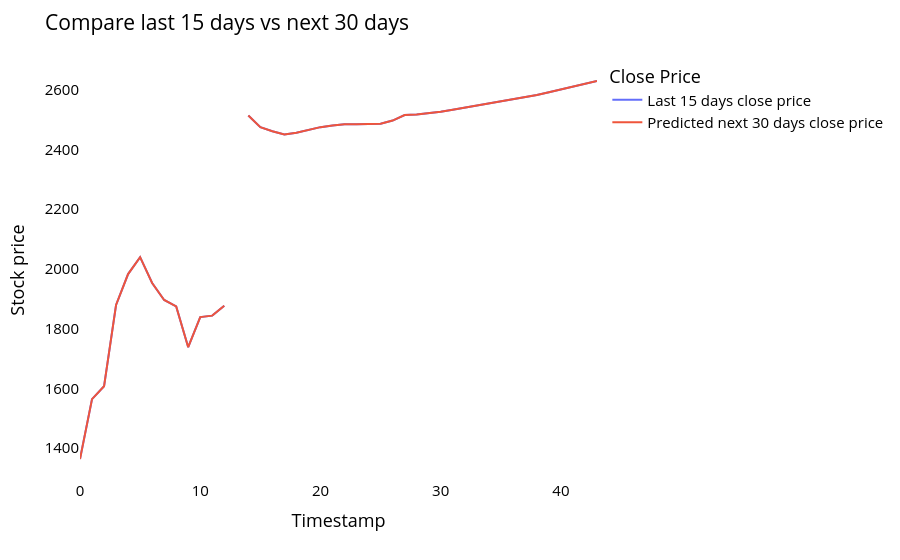

The notebook cell saved with this chart:
### Code cell
temp_mat = np.empty((len(last_days)+pred_days+1,1))
temp_mat[:] = np.nan
temp_mat = temp_mat.reshape(1,-1).tolist()[0]

last_original_days_value = temp_mat
next_predicted_days_value = temp_mat

last_original_days_value[0:time_step+1] = scaler.inverse_transform(closedf[len(closedf)-time_step:]).reshape(1,-1).tolist()[0]
next_predicted_days_value[time_step+1:] = scaler.inverse_transform(np.array(lst_output).reshape(-1,1)).reshape(1,-1).tolist()[0]

new_pred_plot = pd.DataFrame({
    'last_original_days_value':last_original_days_value,
    'next_predicted_days_value':next_predicted_days_value
})

names = cycle(['Last 15 days close price','Predicted next 30 days close price'])

fig = px.line(new_pred_plot,x=new_pred_plot.index, y=[new_pred_plot['last_original_days_value'],
                                                      new_pred_plot['next_predicted_days_value']],
              labels={'value': 'Stock price','index': 'Timestamp'})
fig.update_layout(title_text='Compare last 15 days vs next 30 days',
                  plot_bgcolor='white', font_size=15, font_color='black',legend_title_text='Close Price')
fig.for_each_trace(lambda t:  t.update(name = next(names)))
fig.update_xaxes(showgrid=False)
fig.update_yaxes(showgrid=False)
fig.show()

### Figure 1 — Plotly figure (JSON) as saved in the notebook; plotly's stock layout.template omitted (floating-point values rounded to 4 significant figures)
{"data": [{"hovertemplate": "variable=last_original_days_value<br>Timestamp=%{x}<br>Stock price=%{y}<extra></extra>", "legendgroup": "last_original_days_value", "line": {"color": "#636efa", "dash": "solid"}, "marker": {"symbol": "circle"}, "mode": "lines", "name": "Last 15 days close price", "orientation": "v", "showlegend": true, "type": "scatter", "x": [0, 1, 2, 3, 4, 5, 6, 7, 8, 9, 10, 11, 12, 13, 14, 15, 16, 17, 18, 19, 20, 21, 22, 23, 24, 25, 26, 27, 28, 29, 30, 31, 32, 33, 34, 35, 36, 37, 38, 39, 40, 41, 42, 43], "xaxis": "x", "y": [1364.0, 1564.0, 1607.0, 1880.0, 1983.0, 2040.0, 1953.0, 1896.0, 1874.0, 1738.0, 1839, 1844.0, 1877.0, null, 2514.0, 2474.0, 2461.0, 2451.0, 2456.0, 2466.0, 2475.0, 2480.0, 2484.0, 2484.0, 2484.0, 2486.0, 2497.0, 2515.0, 2517.0, 2521.0, 2526.0, 2533.0, 2540.0, 2547.0, 2553.0, 2560.0, 2567.0, 2574.0, 2583.0, 2592.0, 2601.0, 2610.0, 2619.0, 2629.0], "yaxis": "y"}, {"hovertemplate": "variable=next_predicted_days_value<br>Timestamp=%{x}<br>Stock price=%{y}<extra></extra>", "legendgroup": "next_predicted_days_value", "line": {"color": "#EF553B", "dash": "solid"}, "marker": {"symbol": "circle"}, "mode": "lines", "name": "Predicted next 30 days close price", "orientation": "v", "showlegend": true, "type": "scatter", "x": [0, 1, 2, 3, 4, 5, 6, 7, 8, 9, 10, 11, 12, 13, 14, 15, 16, 17, 18, 19, 20, 21, 22, 23, 24, 25, 26, 27, 28, 29, 30, 31, 32, 33, 34, 35, 36, 37, 38, 39, 40, 41, 42, 43], "xaxis": "x", "y": [1364.0, 1564.0, 1607.0, 1880.0, 1983.0, 2040.0, 1953.0, 1896.0, 1874.0, 1738.0, 1839, 1844.0, 1877.0, null, 2514.0, 2474.0, 2461.0, 2451.0, 2456.0, 2466.0, 2475.0, 2480.0, 2484.0, 2484.0, 2484.0, 2486.0, 2497.0, 2515.0, 2517.0, 2521.0, 2526.0, 2533.0, 2540.0, 2547.0, 2553.0, 2560.0, 2567.0, 2574.0, 2583.0, 2592.0, 2601.0, 2610.0, 2619.0, 2629.0], "yaxis": "y"}], "layout": {"font": {"color": "black", "size": 15}, "legend": {"title": {"text": "Close Price"}, "tracegroupgap": 0}, "margin": {"t": 60}, "plot_bgcolor": "white", "title": {"text": "Compare last 15 days vs next 30 days"}, "xaxis": {"anchor": "y", "domain": [0, 1], "showgrid": false, "title": {"text": "Timestamp"}}, "yaxis": {"anchor": "x", "domain": [0, 1], "showgrid": false, "title": {"text": "Stock price"}}}}
